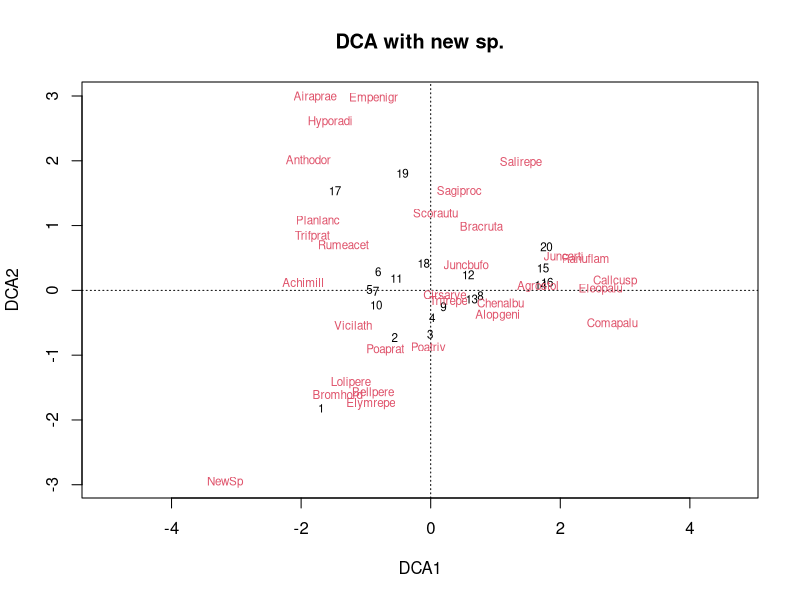
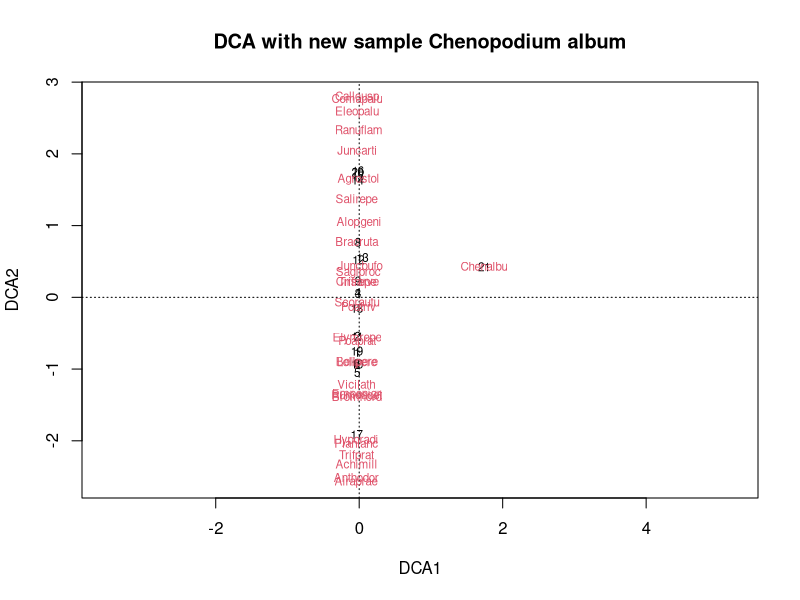
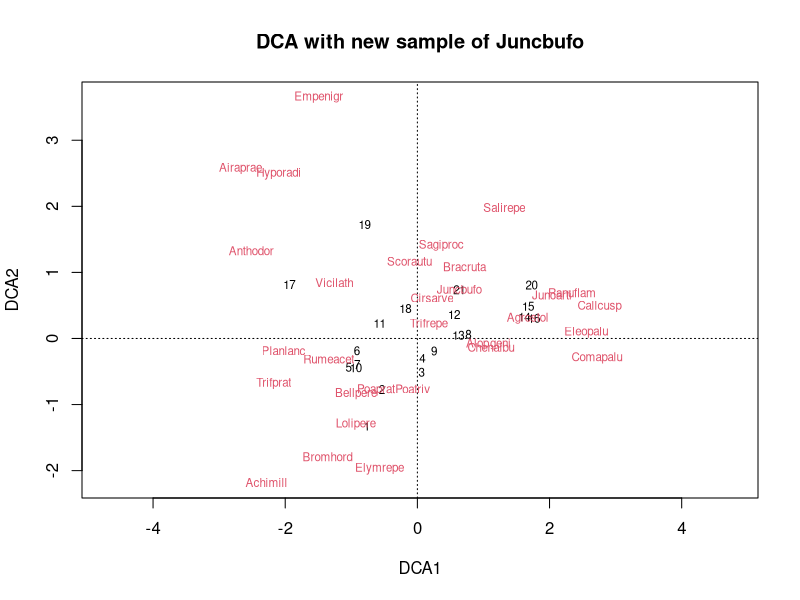
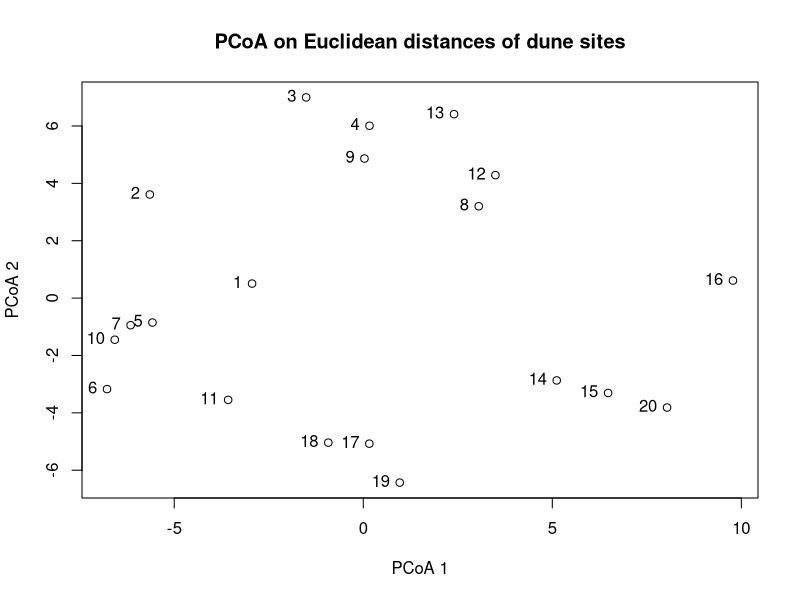
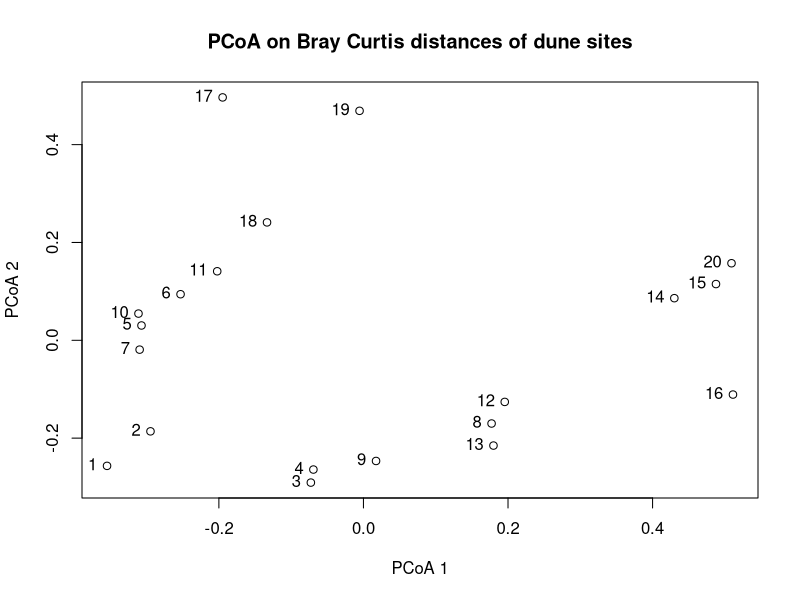
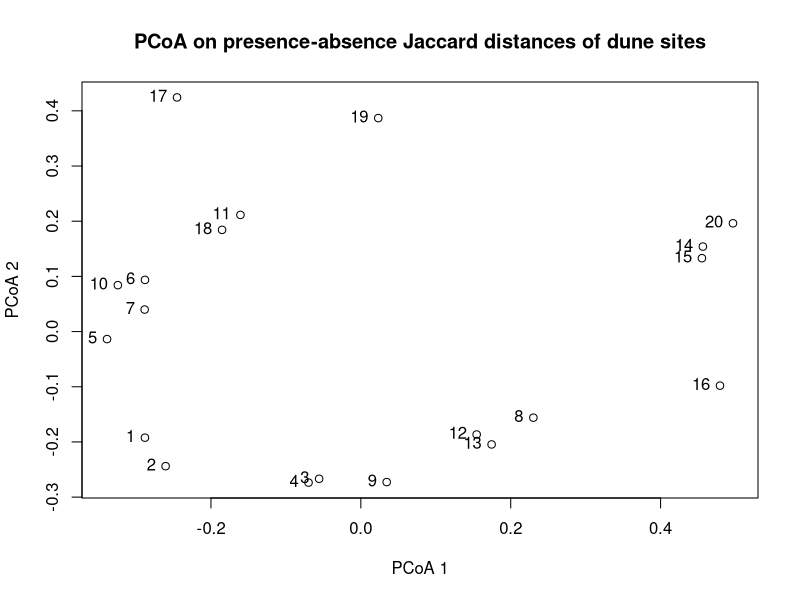
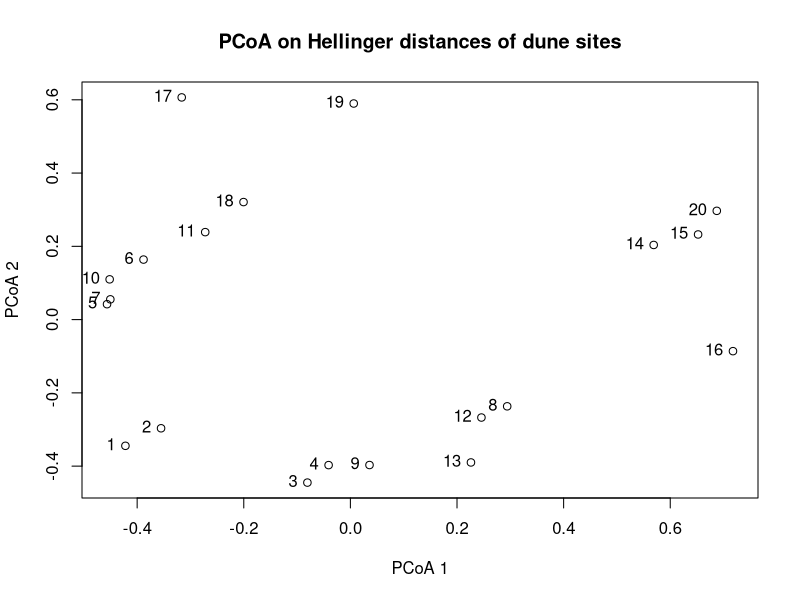
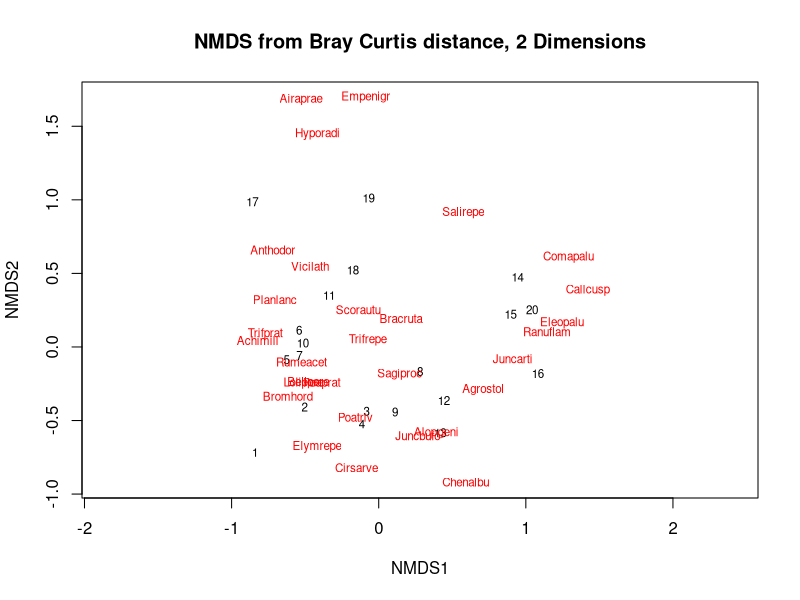

Write the R code that produced these figures, in order.
## ---- chunk 1
knitr::opts_chunk$set(echo = TRUE)
library("vegan")
library("VIM") # For matrixplot
library("dplyr") 
## ---- chunk 2
data("dune")
data("dune.env")
dummy_management <-
  as.data.frame(model.matrix(~ Management - 1, data = dune.env))
#add these to the dataset
dune.env.original <-
  dune.env #we keep a copy of the original version
dune.env <-
  dune.env %>% select(A1, Moisture, Manure, Use) %>% cbind(., dummy_management)
dune.env$Moisture <-
  as.numeric(as.character(dune.env$Moisture)) #make numeric
dune.env$Manure <- as.numeric(as.character(dune.env$Manure))
dune.env$Use <- as.numeric(dune.env$Use)
#make column names shorter
dune.env <-
  dune.env %>% rename(BF = ManagementBF,
                      HF = ManagementHF,
                      NM = ManagementNM,
                      SF = ManagementSF)
## ---- chunk 3
# calculate the number of species present in each plot
rowSums(dune != 0)
# find the plot with the lowest number of species
which.min(rowSums(dune != 0))
# create a new data frame with a new species with cover degree 9 at site 1
NewSp <- c(9, rep(0, 19))
SpeciesNewSp <- data.frame(dune, NewSp)
# run a new DCA with the extra species
DCANewSp <- decorana(SpeciesNewSp)
DCANewSp
# plot the DCA
ordiplot(DCANewSp, type="text", main="DCA with new sp.")
## ---- chunk 4
# figure out the column number for Chenopodium album (abbreviated "Chenalbu")
which(colnames(dune) == "Chenalbu")
# create a new data frame with a new sample containing Chenopodium album with a cover of 9
NewSampleChen <- c(rep(0, 7), 9, rep(0, 22))
SpeciesNewSampleChen <- data.frame(rbind(dune, NewSampleChen))
# run a new DCA with the extra sample
DCANewSampleChen <- decorana(SpeciesNewSampleChen)
DCANewSampleChen
# plot the DCA
ordiplot(DCANewSampleChen, type = "text", main = "DCA with new sample Chenopodium album")
# figure out the column number for Juncbufo
which(colnames(dune) == "Juncbufo")
# create a new data frame with a new sample containing Juncbufo with a cover of 5
NewSampleJunc <- c(rep(0, 15), 5, rep(0, 14))
SpeciesNewSampleJunc <- data.frame(rbind(dune, NewSampleJunc))
# run a new DCA with the extra sample
DCANewSampleJunc <- decorana(SpeciesNewSampleJunc)
DCANewSampleJunc
# plot the DCA
ordiplot(DCANewSampleJunc, type = "text", main = "DCA with new sample of Juncbufo")
## ---- chunk 5
# generate the four distance matrices
dune.bray.distance.matrix <- vegdist(dune, method = "bray")
dune.jaccard.distance.matrix <- vegdist(dune, method = "jaccard", binary = TRUE) # binary = TRUE gives presence-absence Jaccard; without it vegdist uses abundances
dune.euclidean.distance.matrix <- vegdist(dune, method = "euclidean")
dune.hellinger.distance.matrix <- vegdist(dune, method = "hellinger")

#
# what can be accomplished with the MDS routine?
#
help(cmdscale)
#
# run an MDS using cmdscale() for each of the four distance matrices
#
dune.bray.location <- cmdscale(dune.bray.distance.matrix)
dune.jaccard.location <- cmdscale(dune.jaccard.distance.matrix)
dune.euclidean.location <- cmdscale(dune.euclidean.distance.matrix)
dune.hellinger.location <- cmdscale(dune.hellinger.distance.matrix)

#
# now take a look at some plots

plot(dune.euclidean.location, xlab = "PCoA 1", ylab = "PCoA 2")
title(main = "PCoA on Euclidean distances of dune sites")
text(
  dune.euclidean.location,
  labels = row.names(dune.euclidean.location),
  pos = 2
)
#
plot(dune.bray.location, xlab = "PCoA 1", ylab = "PCoA 2")
title(main = "PCoA on Bray Curtis distances of dune sites")
text(dune.bray.location,
     labels = row.names(dune.bray.location),
     pos = 2)
#
plot(dune.jaccard.location, xlab = "PCoA 1", ylab = "PCoA 2")
title(main = "PCoA on presence-absence Jaccard distances of dune sites")
text(dune.jaccard.location,
     labels = row.names(dune.jaccard.location),
     pos = 2)
#

plot(dune.hellinger.location, xlab = "PCoA 1", ylab = "PCoA 2")
title(main = "PCoA on Hellinger distances of dune sites")
text(
  dune.hellinger.location,
  labels = row.names(dune.hellinger.location),
  pos = 2
)
## ---- chunk 6
# run NMDS with the defaults and 2 dimensions, what is the stress?
#
dune.NMDS.bray.2 <- metaMDS(dune, k = 2)
#
# run NMDS with the defaults and 3 dimensions, what is the stress ?
#
dune.NMDS.bray.3 <- metaMDS(dune, k = 3)
#
# what happens when Euclidean distances are used?
#
dune.NMDS.euclidean.2 <- metaMDS(dune, distance = "euclidean", k = 2)
#
# plot some results
#
ordiplot(dune.NMDS.bray.2, type = "text", main = "NMDS from Bray Curtis distance, 2 Dimensions")
ordiplot(dune.NMDS.euclidean.2, type = "text", main = "NMDS from Euclidean distance, 2 Dimensions")
#
# create Shepard plots to show how the stress evolves
#
stressplot(dune.NMDS.bray.2)
stressplot(dune.NMDS.euclidean.2)
#
# generate the CA and DCA results
#
dune.CA <- ca(dune)
dune.DCA <- decorana(dune)
#
# plot the CA and DCA results
#
ordiplot(dune.CA, type = "text", main = "CA on Dune Meadow data")
ordiplot(dune.DCA, type = "text", main = "DCA on Dune Meadow data")


## ---- chunk 7
#data(dune)
# Set seed for reproducibility
set.seed(111) 

# Create some outliers and missing values in a temporary dataset called mvo.dune
mvo.dune <- as.matrix(dune)
n_outl <- 5 # Give number of outliers to be created, here 5
v_outl <- 30 # Give value of the outlier(s), here 30
mvo.dune[sample(1:length(mvo.dune), n_outl, replace = FALSE)] <- v_outl # Replace some data with outliers, at random positions
mvo.dune[sample(1:length(mvo.dune), n_outl, replace = FALSE)] <- NA # Replace some data with NAs, at random positions

# Cleveland plot to inspect data
dotchart(as.matrix(mvo.dune), main = "Cleveland plot", xlab = "Observed value")

# Find data > 9, as no value should be higher than 9 in the dune meadow data set
(GT9 <- which(mvo.dune > 9, arr.ind = TRUE))

# Find missing values
(mvo_miss <- which(is.na(mvo.dune), arr.ind = TRUE))

# Two ways of visualising missing data, using the package "VIM"
aggr(as.matrix(mvo.dune))
matrixplot(mvo.dune) 
## ---- chunk 8

# Function to detect multivariate outliers via mean distance analysis
detect_outliers <- function(data, title_suffix) {
  # Calculate pairwise Euclidean distances
  dist_matrix <- vegdist(data, method = "euclidean", na.rm = TRUE)
  
  # Extract mean distance for each observation
  dist_long <- as.matrix(dist_matrix)
  mean_dist <- rowMeans(dist_long, na.rm = TRUE)
  
  # Calculate standard deviation (threshold: > 3 indicates strong outliers)
  sd_val <- sd(mean_dist)
  
  # Plot density distribution
  plot(
    density(mean_dist),
    col = "red",
    xlab = "Distance between observations",
    main = paste0("Indicative test of multivariate outliers\n", title_suffix)
  )
  legend("topright", paste("SD =", round(sd_val, 1)))
  
  return(sd_val)
}

# Apply to both datasets
sd_noisy <- detect_outliers(mvo.dune, "Data with noise")
sd_original <- detect_outliers(dune, "Original Dune Meadow data")


## ---- chunk 9
dune.ca <- ca(dune)
# goodness of fit
gf <- goodness(dune.ca, model = "CA", display = "species", choices = 1:2)
head(gf)#the values in column CA2 are the cumulative goodness of fit values over the two axes
take <- gf[,2] >= 0.4 # which species to label in the ordination diagram. Here we choose species where fitted abundance on the two axes is at least 40%
scl <- "symmetric"    # choose scaling to use

# make an empty plot
plot(dune.ca, type = "n", scaling = scl, display = c("species", "sites"))

# add points for the species
points(dune.ca, scaling = scl, display = "species", cex = 0.7, col = "red", pch = "+")

# add points for the samples
points(dune.ca, scaling = scl, display = "sites", pch = NA)

# label the samples and species points
ordipointlabel(dune.ca, display = "sites", scaling = scl, add = TRUE)
ordipointlabel(dune.ca, display = "species", scaling = scl,col = "red", cex = 0.7, add = TRUE, select = take)

#compare with the original
plot(dune.ca)
